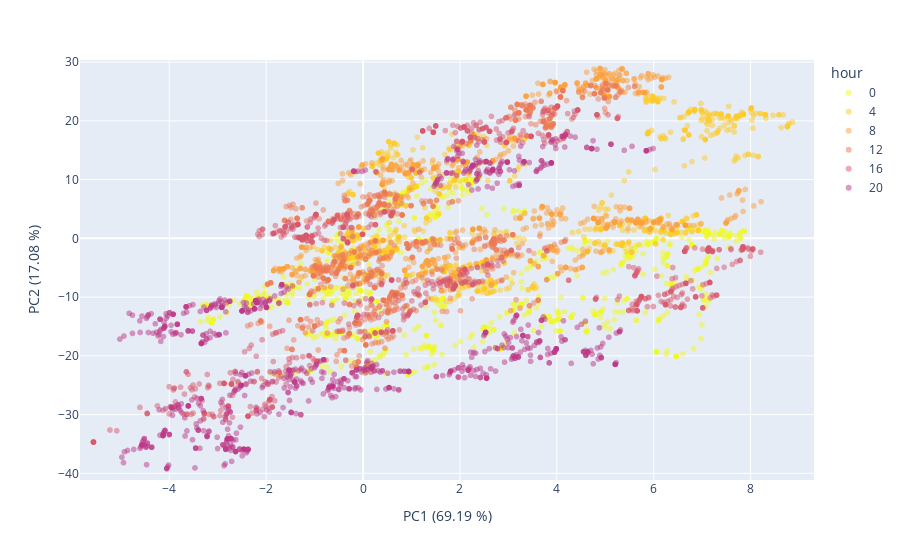
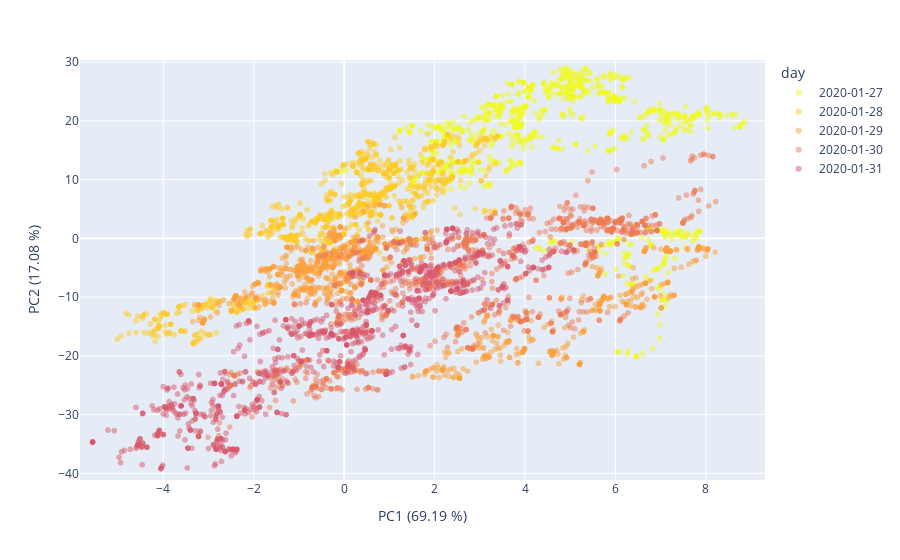

The code cell stored with these charts, in order, in its notebook:
### Markdown cell above
### No occupant data - before enviromental correction

### Code cell
if SPARK:
    # adapter from Pyspark to Pandas, just for visuals
    no_occupants_filtered_df = no_occupants_filtered_df.select("*").toPandas()
    pca_no_occupants_ = pca_no_occupants.withColumn('pcaFeatures', vector_to_array('pcaFeatures'))
    pca_no_occupants_ = np.array(pca_no_occupants.select("*").toPandas()['pcaFeatures'].tolist())

if PANDAS:
    pca_no_occupants_ = pca_no_occupants
    
# Query the DataFrame for the date range
start_date = np.datetime64('2020-01-27')
end_date = np.datetime64('2020-02-01')
no_occupants_filtered_df['timestamp'] = pd.to_datetime(no_occupants_filtered_df['timestamp']).dt.tz_localize(None)
visual_days = ((no_occupants_filtered_df['timestamp'] >= start_date) & (no_occupants_filtered_df['timestamp'] <= end_date) & 
               ((no_occupants_filtered_df['timestamp'].dt.hour == 0) | (no_occupants_filtered_df['timestamp'].dt.hour == 4) | 
                (no_occupants_filtered_df['timestamp'].dt.hour == 8) | (no_occupants_filtered_df['timestamp'].dt.hour == 12) | 
                (no_occupants_filtered_df['timestamp'].dt.hour == 16) | (no_occupants_filtered_df['timestamp'].dt.hour == 20)))

visual_data = pca_no_occupants_[visual_days]
visual_data_days_df = pd.DataFrame({'PC1':visual_data[:,1], 'PC2':visual_data[:,0], 'day':pd.to_datetime(no_occupants_filtered_df['timestamp'][visual_days]).dt.date})
visual_data_hours_df = pd.DataFrame({'PC1':visual_data[:,1], 'PC2':visual_data[:,0], 'hour':pd.to_datetime(no_occupants_filtered_df['timestamp'][visual_days]).dt.hour.astype('str')})


## Plot no occupant data before environmental correction by hour
x_min, x_max = visual_data_hours_df['PC1'].min()*1.05, visual_data_hours_df['PC1'].max()*1.05
y_min, y_max = visual_data_hours_df['PC2'].min()*1.05, visual_data_hours_df['PC2'].max()*1.05

fig = px.scatter(visual_data_hours_df, x='PC1', y='PC2', color='hour', opacity=0.5, color_discrete_sequence= px.colors.sequential.Plasma_r)
fig.update_traces(marker=dict(colorscale='Viridis'), selector=dict(type='scatter'))
fig.update_layout(
    xaxis_title="PC1 ({:.2f} %)".format(var_proj[0]*100),
    yaxis_title="PC2 ({:.2f} %)".format(var_proj[1]*100),
    xaxis_range=[x_min, x_max],
    yaxis_range=[y_min, y_max]  
)
fig.show()


## Plot no occupant data before environmental correction by day
fig = px.scatter(visual_data_days_df, x='PC1', y='PC2', color='day', opacity=0.5, color_discrete_sequence= px.colors.sequential.Plasma_r)
fig.update_traces(marker=dict(colorscale='Viridis'), selector=dict(type='scatter'))
fig.update_layout(
    xaxis_title="PC1 ({:.2f} %)".format(var_proj[0]*100),
    yaxis_title="PC2 ({:.2f} %)".format(var_proj[1]*100),
    xaxis_range=[x_min, x_max],
    yaxis_range=[y_min, y_max]  
)
fig.show()

### Figure 1 — Plotly figure (JSON) as saved in the notebook; plotly's stock layout.template omitted (floating-point values rounded to 4 significant figures; data arrays with more than 128 entries replaced by an {"elided": "..."} marker saying what was removed)
{"data": [{"hovertemplate": "hour=0<br>PC1=%{x}<br>PC2=%{y}<extra></extra>", "legendgroup": "0", "marker": {"color": "#f0f921", "opacity": 0.5, "symbol": "circle"}, "mode": "markers", "name": "0", "showlegend": true, "type": "scattergl", "x": {"elided": "900 float values"}, "xaxis": "x", "y": {"elided": "900 float values"}, "yaxis": "y"}, {"hovertemplate": "hour=4<br>PC1=%{x}<br>PC2=%{y}<extra></extra>", "legendgroup": "4", "marker": {"color": "#fdca26", "opacity": 0.5, "symbol": "circle"}, "mode": "markers", "name": "4", "showlegend": true, "type": "scattergl", "x": {"elided": "900 float values"}, "xaxis": "x", "y": {"elided": "900 float values"}, "yaxis": "y"}, {"hovertemplate": "hour=8<br>PC1=%{x}<br>PC2=%{y}<extra></extra>", "legendgroup": "8", "marker": {"color": "#fb9f3a", "opacity": 0.5, "symbol": "circle"}, "mode": "markers", "name": "8", "showlegend": true, "type": "scattergl", "x": {"elided": "900 float values"}, "xaxis": "x", "y": {"elided": "900 float values"}, "yaxis": "y"}, {"hovertemplate": "hour=12<br>PC1=%{x}<br>PC2=%{y}<extra></extra>", "legendgroup": "12", "marker": {"color": "#ed7953", "opacity": 0.5, "symbol": "circle"}, "mode": "markers", "name": "12", "showlegend": true, "type": "scattergl", "x": {"elided": "900 float values"}, "xaxis": "x", "y": {"elided": "900 float values"}, "yaxis": "y"}, {"hovertemplate": "hour=16<br>PC1=%{x}<br>PC2=%{y}<extra></extra>", "legendgroup": "16", "marker": {"color": "#d8576b", "opacity": 0.5, "symbol": "circle"}, "mode": "markers", "name": "16", "showlegend": true, "type": "scattergl", "x": {"elided": "900 float values"}, "xaxis": "x", "y": {"elided": "900 float values"}, "yaxis": "y"}, {"hovertemplate": "hour=20<br>PC1=%{x}<br>PC2=%{y}<extra></extra>", "legendgroup": "20", "marker": {"color": "#bd3786", "opacity": 0.5, "symbol": "circle"}, "mode": "markers", "name": "20", "showlegend": true, "type": "scattergl", "x": {"elided": "900 float values"}, "xaxis": "x", "y": {"elided": "900 float values"}, "yaxis": "y"}], "layout": {"autosize": true, "legend": {"title": {"text": "hour"}, "tracegroupgap": 0}, "margin": {"t": 60}, "xaxis": {"anchor": "y", "domain": [0, 1], "range": [-5.843, 9.309], "title": {"text": "PC1 (69.19 %)"}, "type": "linear"}, "yaxis": {"anchor": "x", "domain": [0, 1], "range": [-41.13, 30.36], "title": {"text": "PC2 (17.08 %)"}, "type": "linear"}}}

### Figure 2 — Plotly figure (JSON) as saved in the notebook; plotly's stock layout.template omitted (floating-point values rounded to 4 significant figures; data arrays with more than 128 entries replaced by an {"elided": "..."} marker saying what was removed)
{"data": [{"hovertemplate": "day=2020-01-27<br>PC1=%{x}<br>PC2=%{y}<extra></extra>", "legendgroup": "2020-01-27", "marker": {"color": "#f0f921", "opacity": 0.5, "symbol": "circle"}, "mode": "markers", "name": "2020-01-27", "showlegend": true, "type": "scattergl", "x": {"elided": "1080 float values"}, "xaxis": "x", "y": {"elided": "1080 float values"}, "yaxis": "y"}, {"hovertemplate": "day=2020-01-28<br>PC1=%{x}<br>PC2=%{y}<extra></extra>", "legendgroup": "2020-01-28", "marker": {"color": "#fdca26", "opacity": 0.5, "symbol": "circle"}, "mode": "markers", "name": "2020-01-28", "showlegend": true, "type": "scattergl", "x": {"elided": "1080 float values"}, "xaxis": "x", "y": {"elided": "1080 float values"}, "yaxis": "y"}, {"hovertemplate": "day=2020-01-29<br>PC1=%{x}<br>PC2=%{y}<extra></extra>", "legendgroup": "2020-01-29", "marker": {"color": "#fb9f3a", "opacity": 0.5, "symbol": "circle"}, "mode": "markers", "name": "2020-01-29", "showlegend": true, "type": "scattergl", "x": {"elided": "1080 float values"}, "xaxis": "x", "y": {"elided": "1080 float values"}, "yaxis": "y"}, {"hovertemplate": "day=2020-01-30<br>PC1=%{x}<br>PC2=%{y}<extra></extra>", "legendgroup": "2020-01-30", "marker": {"color": "#ed7953", "opacity": 0.5, "symbol": "circle"}, "mode": "markers", "name": "2020-01-30", "showlegend": true, "type": "scattergl", "x": {"elided": "1080 float values"}, "xaxis": "x", "y": {"elided": "1080 float values"}, "yaxis": "y"}, {"hovertemplate": "day=2020-01-31<br>PC1=%{x}<br>PC2=%{y}<extra></extra>", "legendgroup": "2020-01-31", "marker": {"color": "#d8576b", "opacity": 0.5, "symbol": "circle"}, "mode": "markers", "name": "2020-01-31", "showlegend": true, "type": "scattergl", "x": {"elided": "1080 float values"}, "xaxis": "x", "y": {"elided": "1080 float values"}, "yaxis": "y"}], "layout": {"autosize": true, "legend": {"title": {"text": "day"}, "tracegroupgap": 0}, "margin": {"t": 60}, "xaxis": {"anchor": "y", "domain": [0, 1], "range": [-5.843, 9.309], "title": {"text": "PC1 (69.19 %)"}, "type": "linear"}, "yaxis": {"anchor": "x", "domain": [0, 1], "range": [-41.13, 30.36], "title": {"text": "PC2 (17.08 %)"}, "type": "linear"}}}
